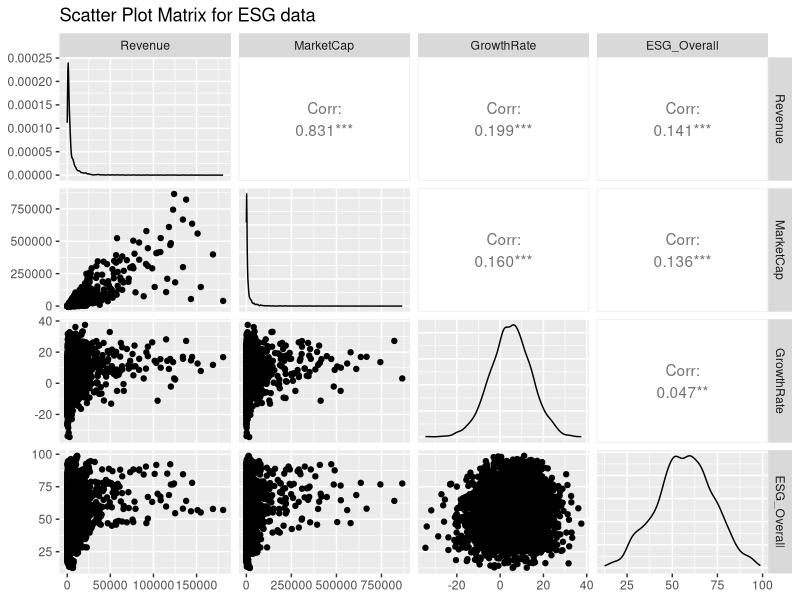
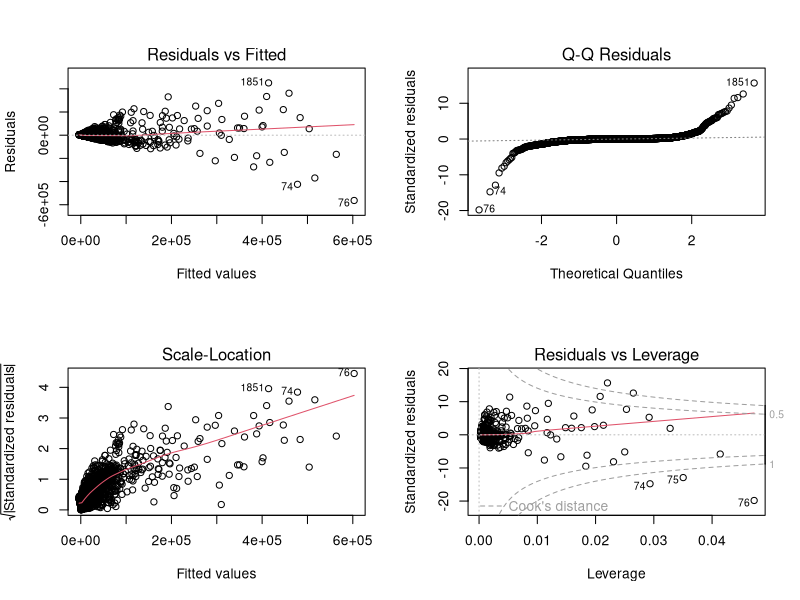
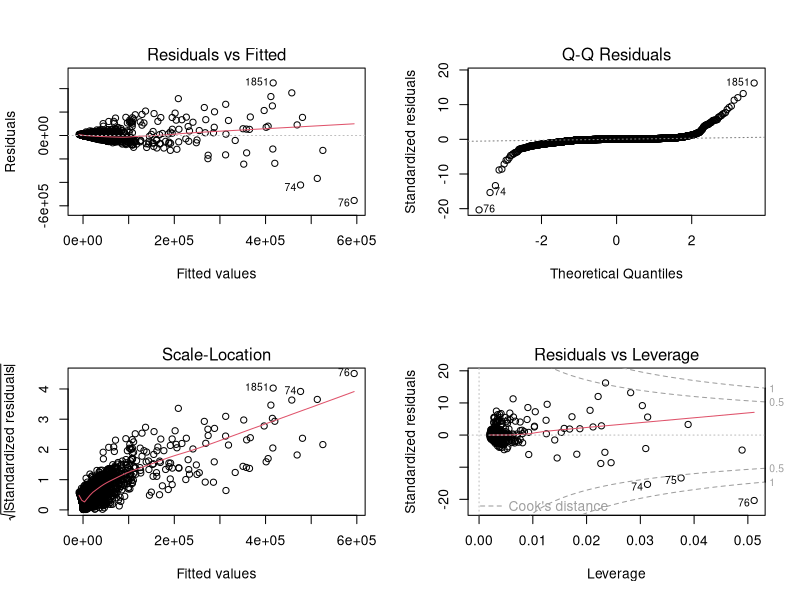
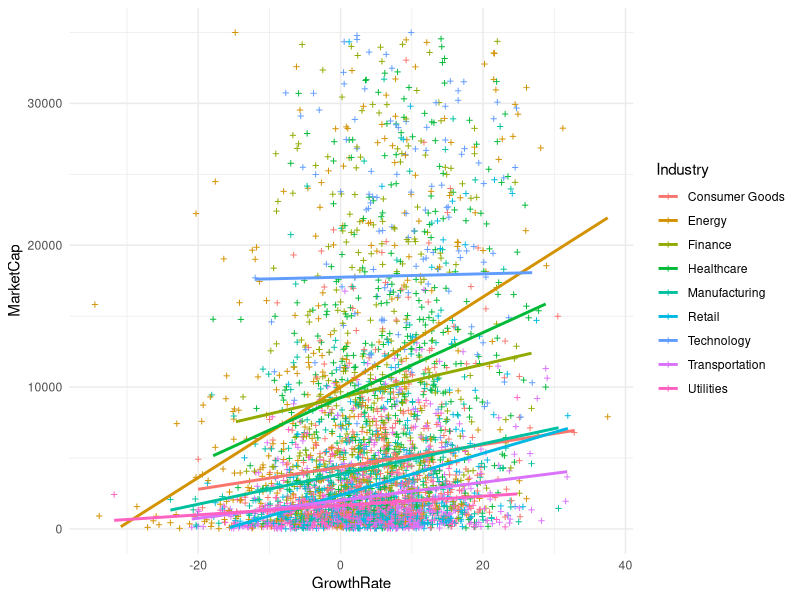
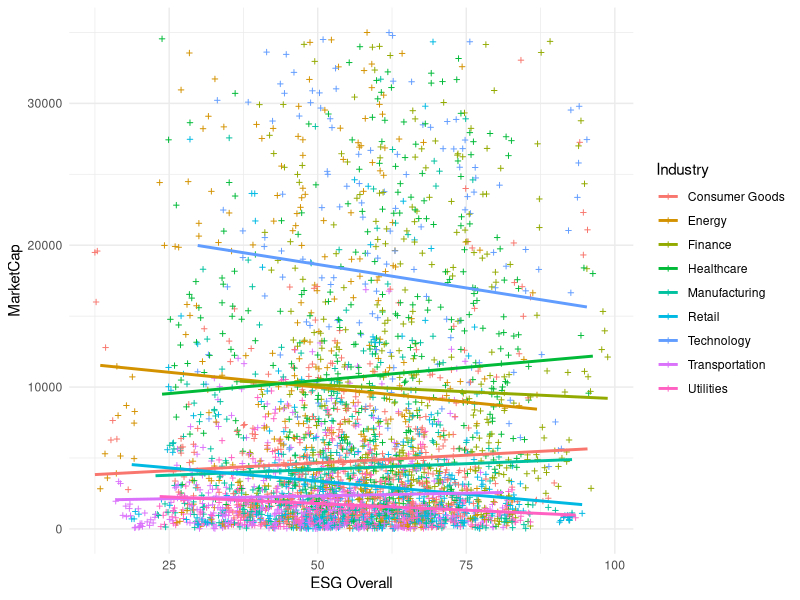
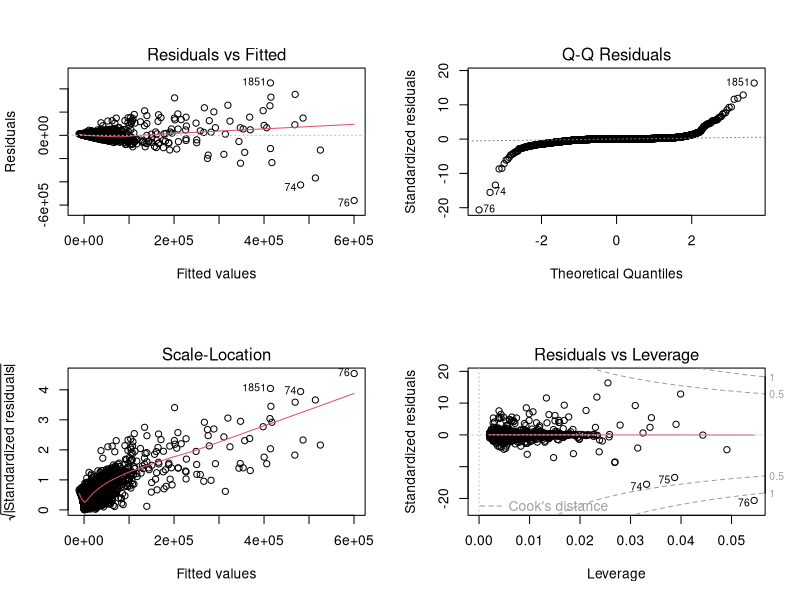

Reproduce these figures in R, in order.
################################################################################
#                                                                              #
#                     Multiple linear regression models                        #
#                                                                              #
################################################################################
#                           Valentina Zangirolami                              #
################################################################################

# you can find the notes of this lecture in my github: https://github.com/ValentinaZangirolami/Statistical-Learning

#load libraries
library(car)
library(ggplot2)
library(tidyverse)

#load data
esg_data <- read.csv("esg_financial_dataset.csv")

#show data
head(esg_data)

# esclude some variables to: (i) alleviate correlation among independent variables, (ii) simplify the problem
cat_variables <- esg_data |> select(Industry)
esg_data <- esg_data |> select(-c(Industry, Region, ProfitMargin, ESG_Environmental, ESG_Social, ESG_Governance, EnergyConsumption, WaterUsage, CarbonEmissions))

#marginal interpretation

(Scatter_Matrix <- GGally::ggpairs(esg_data, 
                                  title = "Scatter Plot Matrix for ESG data", 
                                  axisLabels = "show"))
#linear regression

mod <- lm(MarketCap~., data=esg_data)
summary(mod)

round(mod$coefficients, 5)

#diagnostic plot
par(mfrow=c(2,2))
plot(mod) # some issues

# adding categorical variable

esg_data <- cbind(esg_data, cat_variables)

mod_2 =lm(MarketCap~., data=esg_data)
summary(mod_2)

round(mod_2$coefficients, 5)

unique(esg_data$Industry) # 8 dummies out of 9 categories

#nested models

anova(mod, mod_2)

#diagnostic plot

par(mfrow=c(2,2))
plot(mod_2)

# Evaluating interactions

ggplot(esg_data, aes(x = GrowthRate, y = MarketCap, color = Industry)) +
  geom_point(size = 1, shape=3) +
  geom_smooth(method = "lm", se = FALSE) +  # Adds linear regression lines
  labs(
    x = "GrowthRate",
    y = "MarketCap",
    color = "Industry"
  ) + ylim(0, 35000) + 
  theme_minimal()

ggplot(esg_data, aes(x = ESG_Overall, y = MarketCap, color = Industry)) +
  geom_point(size = 1, shape=3) +
  geom_smooth(method = "lm", se = FALSE) +  # Adds linear regression lines
  labs(
    x = "ESG Overall",
    y = "MarketCap",
    color = "Industry"
  ) + ylim(0, 35000) + 
  theme_minimal()

#interaction

mod_int <- lm(MarketCap ~ . + GrowthRate:Industry, data = esg_data)
summary(mod_int)

par(mfrow=c(2,2))
plot(mod_int)

round(mod_int$coefficients, 5)

#---------------------
#MODEL SELECTION
#---------------------

#CRITERION-BASED
#---------------

#CRITERION-BASED: considering the criterion AIC=-2sup loglik+2p 
# where p is the number of parameter
#(# explanatory variables + 1, if we estimate also sigma^2 
#the # of parameters increase of 1)
#AIC should be minimized. 
#For linear model is an increasing function of DR and p


#step function
#-------------
#An automatic selection can be done with 
#step(modello, formula, direction, trace, keep)

#direction can be "both", "backward", "forward" 
#(default "backward")
#trace can be 0 o 1 
#(default trace=1, shows all the selection process)
#keep alloos to keep track of the non significative variables

step(mod_int,trace=1,direction="backward")    #default: backward, trace=1
#we start from the full model:
#if we consider all the explanatory variables (none), l'AIC is 81921.36
#if we do not consider GrowthRate, AIC is 81919.59

#the best AIC is obtained with the model without GrowthRate

mod_nullo <- lm(MarketCap ~ 1, data = esg_data)
step(mod_nullo,trace=1,direction="forward",scope = formula(lm(MarketCap ~ . + GrowthRate:Industry, data = esg_data)))
